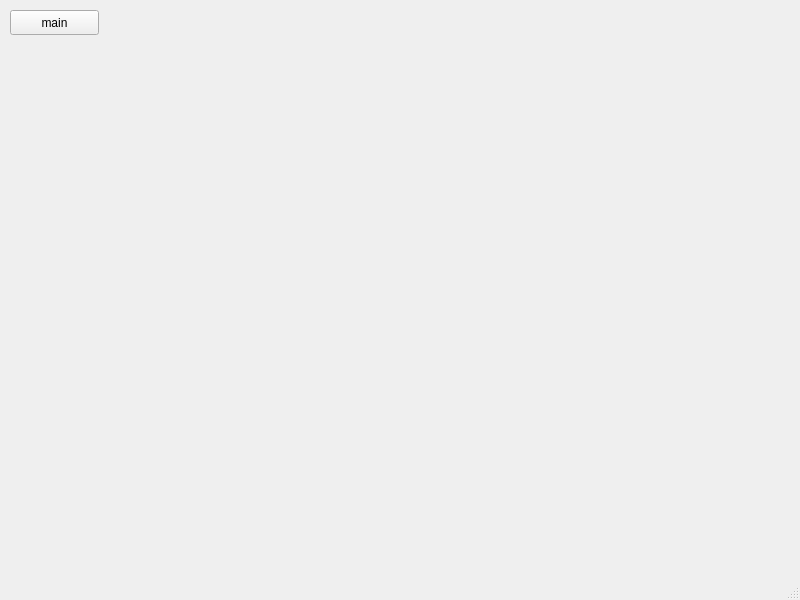
<?xml version="1.0" encoding="UTF-8"?>
<ui version="4.0">
 <class>MainWindow</class>
 <widget class="QMainWindow" name="MainWindow">
  <property name="geometry">
   <rect>
    <x>0</x>
    <y>0</y>
    <width>800</width>
    <height>600</height>
   </rect>
  </property>
  <property name="windowTitle">
   <string>MainWindow</string>
  </property>
  <widget class="QWidget" name="centralwidget">
   <widget class="QPushButton" name="btn_main">
    <property name="geometry">
     <rect>
      <x>10</x>
      <y>10</y>
      <width>89</width>
      <height>25</height>
     </rect>
    </property>
    <property name="text">
     <string>main</string>
    </property>
   </widget>
  </widget>
  <widget class="QMenuBar" name="menubar">
   <property name="geometry">
    <rect>
     <x>0</x>
     <y>0</y>
     <width>800</width>
     <height>22</height>
    </rect>
   </property>
  </widget>
  <widget class="QStatusBar" name="statusbar"/>
 </widget>
 <resources/>
 <connections/>
</ui>
